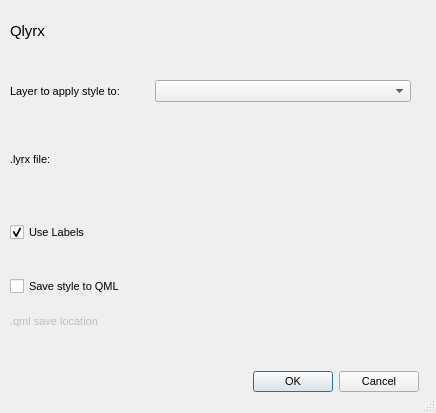
<?xml version="1.0" encoding="UTF-8"?>
<ui version="4.0">
 <class>readLyrxDialogBase</class>
 <widget class="QDialog" name="readLyrxDialogBase">
  <property name="geometry">
   <rect>
    <x>0</x>
    <y>0</y>
    <width>436</width>
    <height>413</height>
   </rect>
  </property>
  <property name="sizePolicy">
   <sizepolicy hsizetype="MinimumExpanding" vsizetype="MinimumExpanding">
    <horstretch>0</horstretch>
    <verstretch>0</verstretch>
   </sizepolicy>
  </property>
  <property name="minimumSize">
   <size>
    <width>418</width>
    <height>332</height>
   </size>
  </property>
  <property name="font">
   <font>
    <pointsize>8</pointsize>
   </font>
  </property>
  <property name="windowTitle">
   <string>readLyrx</string>
  </property>
  <property name="sizeGripEnabled">
   <bool>true</bool>
  </property>
  <widget class="QLabel" name="header">
   <property name="geometry">
    <rect>
     <x>10</x>
     <y>10</y>
     <width>381</width>
     <height>41</height>
    </rect>
   </property>
   <property name="sizePolicy">
    <sizepolicy hsizetype="MinimumExpanding" vsizetype="MinimumExpanding">
     <horstretch>0</horstretch>
     <verstretch>0</verstretch>
    </sizepolicy>
   </property>
   <property name="minimumSize">
    <size>
     <width>381</width>
     <height>31</height>
    </size>
   </property>
   <property name="font">
    <font>
     <pointsize>11</pointsize>
    </font>
   </property>
   <property name="text">
    <string>Qlyrx</string>
   </property>
  </widget>
  <widget class="QWidget" name="gridLayoutWidget_2">
   <property name="geometry">
    <rect>
     <x>10</x>
     <y>60</y>
     <width>401</width>
     <height>271</height>
    </rect>
   </property>
   <layout class="QGridLayout" name="gridLayout">
    <property name="horizontalSpacing">
     <number>28</number>
    </property>
    <property name="verticalSpacing">
     <number>6</number>
    </property>
    <item row="2" column="0">
     <layout class="QVBoxLayout" name="field_selection">
      <property name="topMargin">
       <number>3</number>
      </property>
      <property name="bottomMargin">
       <number>3</number>
      </property>
     </layout>
    </item>
    <item row="3" column="0">
     <layout class="QVBoxLayout" name="verticalLayout_3">
      <property name="spacing">
       <number>8</number>
      </property>
      <item>
       <widget class="QCheckBox" name="parseLables">
        <property name="sizePolicy">
         <sizepolicy hsizetype="MinimumExpanding" vsizetype="MinimumExpanding">
          <horstretch>0</horstretch>
          <verstretch>0</verstretch>
         </sizepolicy>
        </property>
        <property name="minimumSize">
         <size>
          <width>359</width>
          <height>20</height>
         </size>
        </property>
        <property name="text">
         <string>Use Labels</string>
        </property>
        <property name="checked">
         <bool>true</bool>
        </property>
       </widget>
      </item>
     </layout>
    </item>
    <item row="0" column="0">
     <layout class="QVBoxLayout" name="verticalLayout">
      <item>
       <layout class="QHBoxLayout" name="horizontalLayout_3">
        <item>
         <widget class="QLabel" name="layer_label">
          <property name="sizePolicy">
           <sizepolicy hsizetype="MinimumExpanding" vsizetype="MinimumExpanding">
            <horstretch>0</horstretch>
            <verstretch>0</verstretch>
           </sizepolicy>
          </property>
          <property name="minimumSize">
           <size>
            <width>121</width>
            <height>58</height>
           </size>
          </property>
          <property name="text">
           <string>Layer to apply style to:   </string>
          </property>
         </widget>
        </item>
        <item>
         <widget class="QComboBox" name="layer_select">
          <property name="minimumSize">
           <size>
            <width>256</width>
            <height>0</height>
           </size>
          </property>
         </widget>
        </item>
       </layout>
      </item>
     </layout>
    </item>
    <item row="1" column="0">
     <layout class="QVBoxLayout" name="verticalLayout_2">
      <item>
       <layout class="QHBoxLayout" name="horizontalLayout_4">
        <item>
         <widget class="QLabel" name="file_label">
          <property name="sizePolicy">
           <sizepolicy hsizetype="Preferred" vsizetype="Fixed">
            <horstretch>0</horstretch>
            <verstretch>0</verstretch>
           </sizepolicy>
          </property>
          <property name="minimumSize">
           <size>
            <width>54</width>
            <height>20</height>
           </size>
          </property>
          <property name="text">
           <string>.lyrx file: </string>
          </property>
         </widget>
        </item>
        <item>
         <spacer name="horizontalSpacer">
          <property name="orientation">
           <enum>Qt::Horizontal</enum>
          </property>
          <property name="sizeType">
           <enum>QSizePolicy::Fixed</enum>
          </property>
          <property name="sizeHint" stdset="0">
           <size>
            <width>85</width>
            <height>20</height>
           </size>
          </property>
         </spacer>
        </item>
        <item>
         <widget class="QgsFileWidget" name="file_select">
          <property name="sizePolicy">
           <sizepolicy hsizetype="MinimumExpanding" vsizetype="MinimumExpanding">
            <horstretch>0</horstretch>
            <verstretch>0</verstretch>
           </sizepolicy>
          </property>
          <property name="minimumSize">
           <size>
            <width>165</width>
            <height>20</height>
           </size>
          </property>
          <property name="dialogTitle">
           <string>Choose a lyrx file for symbology to load</string>
          </property>
          <property name="filter">
           <string>Arcgis Pro Layer (*.lyrx) ;; </string>
          </property>
         </widget>
        </item>
       </layout>
      </item>
     </layout>
    </item>
    <item row="4" column="0">
     <layout class="QVBoxLayout" name="verticalLayout_4">
      <property name="spacing">
       <number>8</number>
      </property>
      <item>
       <widget class="QCheckBox" name="saveQmlCheck">
        <property name="enabled">
         <bool>true</bool>
        </property>
        <property name="sizePolicy">
         <sizepolicy hsizetype="MinimumExpanding" vsizetype="MinimumExpanding">
          <horstretch>0</horstretch>
          <verstretch>0</verstretch>
         </sizepolicy>
        </property>
        <property name="minimumSize">
         <size>
          <width>359</width>
          <height>20</height>
         </size>
        </property>
        <property name="text">
         <string>Save style to QML</string>
        </property>
        <property name="checked">
         <bool>false</bool>
        </property>
       </widget>
      </item>
      <item>
       <layout class="QHBoxLayout" name="horizontalLayout">
        <item>
         <widget class="QLabel" name="qmlLabel">
          <property name="enabled">
           <bool>false</bool>
          </property>
          <property name="text">
           <string>.qml save location</string>
          </property>
         </widget>
        </item>
        <item>
         <spacer name="horizontalSpacer_2">
          <property name="orientation">
           <enum>Qt::Horizontal</enum>
          </property>
          <property name="sizeType">
           <enum>QSizePolicy::Fixed</enum>
          </property>
          <property name="sizeHint" stdset="0">
           <size>
            <width>85</width>
            <height>20</height>
           </size>
          </property>
         </spacer>
        </item>
        <item>
         <widget class="QgsFileWidget" name="QMLSaveLocation">
          <property name="enabled">
           <bool>false</bool>
          </property>
          <property name="filter">
           <string>QML files (*.qml)</string>
          </property>
         </widget>
        </item>
       </layout>
      </item>
     </layout>
    </item>
   </layout>
  </widget>
  <widget class="QDialogButtonBox" name="button_box">
   <property name="geometry">
    <rect>
     <x>60</x>
     <y>370</y>
     <width>359</width>
     <height>24</height>
    </rect>
   </property>
   <property name="sizePolicy">
    <sizepolicy hsizetype="Fixed" vsizetype="Fixed">
     <horstretch>0</horstretch>
     <verstretch>0</verstretch>
    </sizepolicy>
   </property>
   <property name="minimumSize">
    <size>
     <width>359</width>
     <height>5</height>
    </size>
   </property>
   <property name="orientation">
    <enum>Qt::Horizontal</enum>
   </property>
   <property name="standardButtons">
    <set>QDialogButtonBox::Cancel|QDialogButtonBox::Ok</set>
   </property>
  </widget>
 </widget>
 <customwidgets>
  <customwidget>
   <class>QgsFileWidget</class>
   <extends>QWidget</extends>
   <header>qgsfilewidget.h</header>
  </customwidget>
 </customwidgets>
 <resources/>
 <connections>
  <connection>
   <sender>button_box</sender>
   <signal>accepted()</signal>
   <receiver>readLyrxDialogBase</receiver>
   <slot>accept()</slot>
   <hints>
    <hint type="sourcelabel">
     <x>20</x>
     <y>20</y>
    </hint>
    <hint type="destinationlabel">
     <x>20</x>
     <y>20</y>
    </hint>
   </hints>
  </connection>
  <connection>
   <sender>button_box</sender>
   <signal>rejected()</signal>
   <receiver>readLyrxDialogBase</receiver>
   <slot>reject()</slot>
   <hints>
    <hint type="sourcelabel">
     <x>20</x>
     <y>20</y>
    </hint>
    <hint type="destinationlabel">
     <x>20</x>
     <y>20</y>
    </hint>
   </hints>
  </connection>
 </connections>
</ui>
